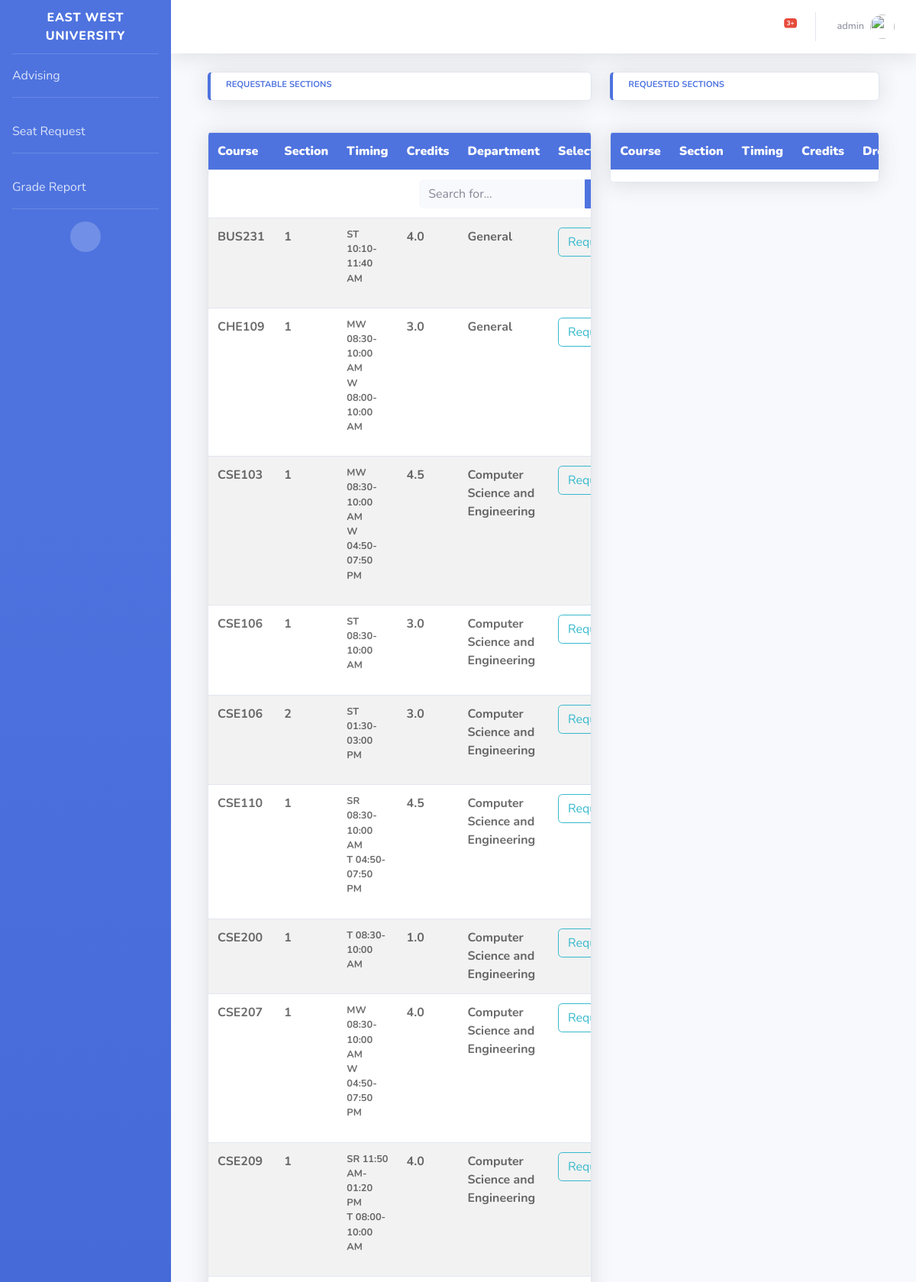
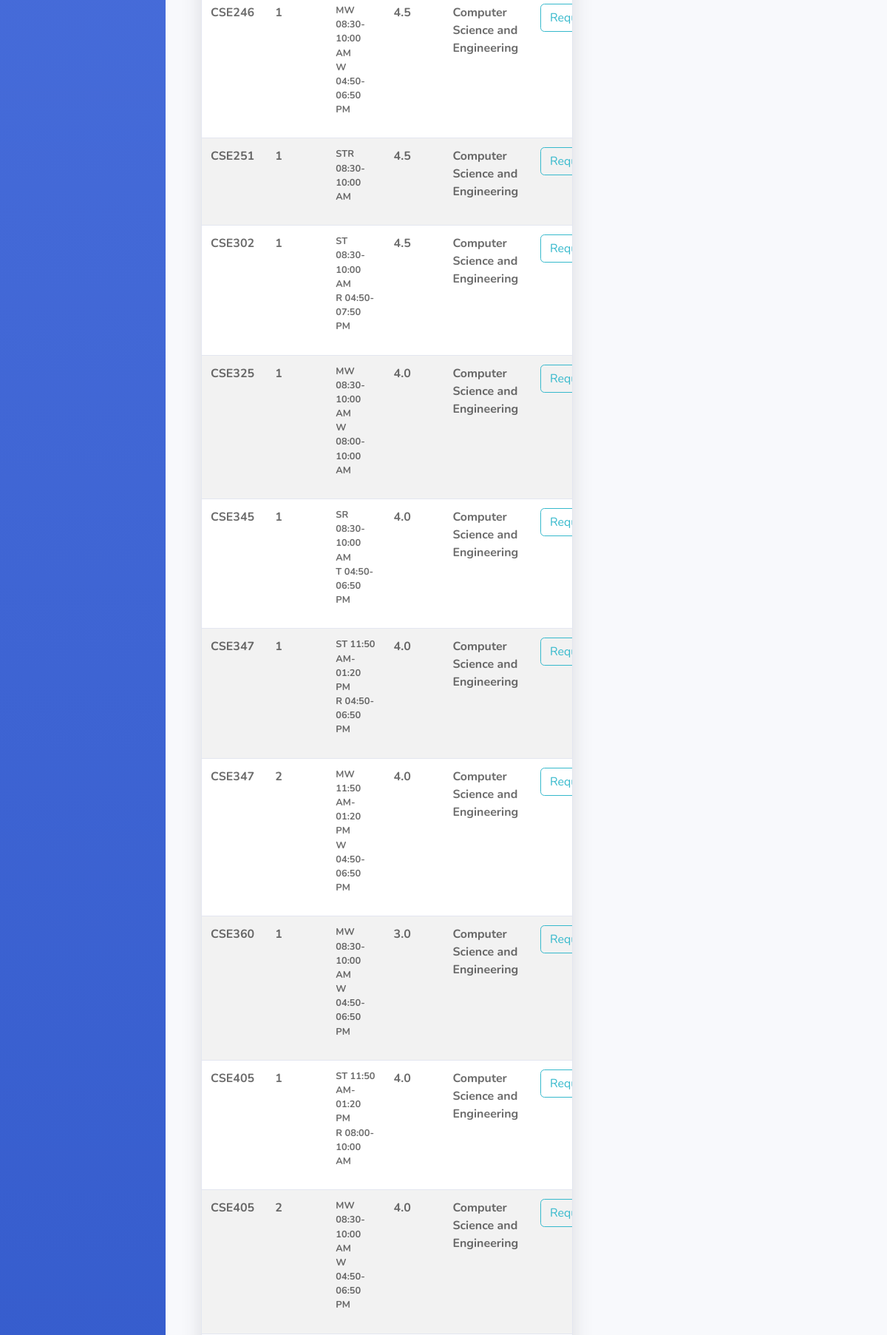
/request-section/ (signed in, upper part), run on the app's committed database (2 pictures, top to bottom).
### advising_portal/models.py (models this page shows)
class Student(models.Model):
    student_id = models.CharField(max_length=100, primary_key=True)
    name = models.CharField(max_length=30)
    advisor = models.ForeignKey(Faculty, on_delete=models.SET_NULL, null=True)
    username = models.OneToOneField(User, on_delete=models.SET_NULL, null=True)

class Course(models.Model):
    course_id = models.CharField(max_length=100, primary_key=True)
    course_code = models.CharField(max_length=10)
    course_title = models.TextField()
    department = models.ForeignKey(Department, on_delete=models.SET_NULL, null=True)
    prerequisite_course = models.ForeignKey('self', on_delete=models.SET_NULL, null=True)
    credit = models.FloatField()
    created_at = models.DateTimeField(default=timezone.now)
    created_by = models.ForeignKey(User, on_delete=models.SET_NULL, null=True)

class Department(models.Model):
    department_id = models.CharField(max_length=100, primary_key=True)
    department_name = models.TextField()
    created_at = models.DateTimeField(default=timezone.now)
    created_by = models.ForeignKey(User, on_delete=models.SET_NULL, null=True)

### advising_portal/views.py (the view, shortened to what this page needs)
# urls.py: path('request-section/', views.request_section_list_view, name='student-panel-request-section-list-view'),
@login_required
def request_section_list_view(request):
    if request.method == 'POST':
        form = SectionRequestForm(request.POST)
        if form.is_valid():
            reason = form.cleaned_data.get('reason')
            section_id = form.cleaned_data.get('section')
            request_section(request=request, section_id=section_id, reason=reason)
    else:
        form = SectionRequestForm()
    student = Student.objects.get(username_id=request.user)
    sections = Section.objects.exclude(
        section_id__in=CoursesTaken.objects.filter(
            student=student,
            semester_id__in=Semester.objects.filter(
                advising_status=False
            ).values('semester_id').all()
        ).values('section_id').all()
    ).order_by('course__course_code')
    sections = list(sections)
    view_data = []
    for section in sections:
        formatted_data = {
            'section_id': section.section_id,
            'section_no': section.section_no,
            'section_capacity': section.section_capacity,
            'total_students': section.total_students,
            'department_name': section.course.department.department_name,
            'instructor_id': section.instructor.name,
            'course_id': section.course.course_code,
            'credit': section.course.credit,
            'routine_id': format_routine(section.routine_id)
        }
        view_data.append(formatted_data)
    student_id = Student.objects.get(username_id=request.user).pk
    current_semester_id = Semester.objects.get(advising_status=True).pk
    sections_requested = SectionsRequested.objects.filter(
        student_id=student_id,
        semester_id=current_semester_id
    ).all()
    view_selected_courses_data = []
    context = {
        'sections': view_data,
        'selected_courses': view_selected_courses_data,
        'portal_type': 'section_request',
        'form': form
    }
    return render(request, 'advising_portal/portal.html', context)

### advising_portal/forms.py
class SectionRequestForm(forms.Form):
    reason = forms.CharField(label='reason', max_length=500, widget=forms.Textarea)
    section = forms.CharField(label='section', widget=forms.HiddenInput())

### advising_portal/models.py (called while the page is built)
    def __str__(self):
        time_visual_format = f'{self.day} {self.start_time.strftime("%I:%M %p")}-{self.end_time.strftime("%I:%M %p")}'
        if time_visual_format[8:10] == time_visual_format[17:19]:
            time_visual_format = time_visual_format[:7] + time_visual_format[10:19]
        return time_visual_format

### advising_portal/views.py (called while the page is built)
def format_routine(routine_id):
    get_time_slots = Routine.objects.filter(
        routine_slot_id=routine_id
    ).values('time_slot_id').distinct()
    routines = {}
    for routine in get_time_slots:
        time_slot = TimeSlot.objects.get(time_slot_id=routine['time_slot_id'])
        time_part = str(time_slot)[2:]
        day_part = str(time_slot)[0]
        if time_part not in routines:
            routines[time_part] = day_part
        else:
            routines[time_part] += day_part
    routine_str = ''
    for time, day in routines.items():
        routine_str += f'{day} {time} \n'
    return routine_str

### advising_portal/templates/advising_portal/portal.html (shortened to what this page needs)
{% extends "advising_portal/student_base.html" %}
{% load crispy_forms_tags %}
{% block content %}
    <div class="container-fluid">
        <div class="row">
            <div class="col-7">
                <div class="btn-self-design">
                    {% if portal_type == 'section_request' %}
                        <div class="card border-left-primary shadow py-2 custom-selection-card-design">
                            <div class="card-body">
                                <div class="row no-gutters align-items-center">
                                    <div class="text-xs font-weight-bold text-primary text-uppercase mb-1">
                                        Requestable Sections
                                    </div>
                                </div>
                            </div>
                        </div>
                    {% endif %}
                </div>
                <div class="table-responsive card shadow custom-left-table-align">
                    <table id="myTable" class="table table-striped">
                        <tbody>
                        <tr>
                            <th class="col-md-1"><b>Course</b></th>
                            <th class="col-md-1"><b>Section</b></th>
                            <th class="col-md-1"><b>Timing</b></th>
                            <th class="col-md-1"><b>Credits</b></th>
                            <th class="col-md-1"><b>Department</b></th>
                            <th class="col-md-1"><b>Select</b></th>
                        </tr>
                        <tr>
                            <td colspan="7" align="right">
                                <form
                                        class="d-none d-sm-inline-block form-inline mr-auto ml-md-3 my-2 my-md-0 mw-100 navbar-search">
                                    <div class="input-group custom-search-align">
                                        <input type="text" id="myInput" onkeyup="myFunction()"
                                               class="form-control bg-light border-0 small" placeholder="Search for..."
                                               aria-label="Search" aria-describedby="basic-addon2">
                                        <div class="input-group-append">
                                            <button class="btn btn-primary" type="button">
                                            </button>
                                        </div>
                                    </div>
                                </form>
                            </td>
                        </tr>
                        {% for section in sections %}
                            <tr>
                                <td class="col-md-1">{{ section.course_id }}</td>
                                <td class="col-md-1">{{ section.section_no }}</td>
                                <td class="col-md-1"><small>{{ section.routine_id|linebreaks }}</small></td>
                                <td class="col-md-1">{{ section.credit }}</td>
                                <td class="col-md-1">{{ section.department_name }}</td>
                                <td class="col-md-1">
                                    {% if portal_type == 'section_request' or section.total_students == section.section_capacity %}
                                        <button class="btn btn-outline-info" type="submit" data-toggle="modal"
                                                data-target="#{{ section.section_id }}">
                                            Request
                                        </button>
                                    {% else %}
                                        <button class="btn btn-outline-primary font-weight-bold" type="submit"
                                                onclick="location.href='{% url 'student-panel-select-course' section.section_id %}'">
                                            Select
                                        </button>
                                    {% endif %}
                                </td>
                            </tr>
                        {% endfor %}
                        </tbody>
                    </table>
                </div>
            </div>
            <div class="col-5">
                <div class="card border-left-primary shadow py-2 custom-selection-card-design">
                    <div class="card-body">
                        <div class="row no-gutters align-items-center">
                            <div class="text-xs font-weight-bold text-primary text-uppercase mb-1">
                                {% if portal_type == 'section_request' %}
                                    Requested Sections
                                {% else %}
                                    Selected Courses
                                {% endif %}
                            </div>
                        </div>
                    </div>
                </div>
                <div class="table-responsive card shadow right-table-align">
                    <table class="table table-striped">
                        <tbody>
                        <tr>
                            <th class="col-md-1"><b>Course</b></th>
                            <th class="col-md-2"><b>Section</b></th>
                            <th class="col-md-3"><b>Timing</b></th>
                            <th class="col-md-3"><b>Credits</b></th>
                            <th class="col-md-3"><b>Drop</b></th>
                        </tr>
                        </tbody>
                    </table>
                </div>
            </div>
        </div>
    </div>
{% endblock content %}

### advising_portal/templates/advising_portal/student_base.html (shortened to what this page needs)
{% load static %}
<!DOCTYPE html>
<html lang="en">
<head>
    <link href="{% static 'advising_portal/vendor/fontawesome-free/css/all.min.css' %}" rel="stylesheet" type="text/css">
    <link href="{% static 'advising_portal/css/sb-admin-2.min.css' %}" rel="stylesheet">
    <link href="{% static 'advising_portal/css/my_css.css' %}" rel="stylesheet">
</head>
<body id="page-top">
    <div id="wrapper">
        <ul class="navbar-nav bg-gradient-primary sidebar sidebar-dark accordion" id="accordionSidebar">
            <a class="sidebar-brand d-flex align-items-center justify-content-center" href="{% url 'student-panel-home' %}">
                <div class="sidebar-brand-text mx-3">East West University</div>
            </a>
            <hr class="sidebar-divider my-0">
            <li class="nav-item">
                <a class="nav-link" href="{% url 'student-panel-portal' 'recommended' %}">
                    Advising
                </a>
            </li>
            <hr class="sidebar-divider">
            <li class="nav-item">
                <a class="nav-link" href="{% url 'student-panel-request-section-list-view' %}">
                    Seat Request
                </a>
            </li>
            <hr class="sidebar-divider">
            <li class="nav-item">
                <a class="nav-link" href="{% url 'student-panel-grade-report' %}">
                    Grade Report
                </a>
            </li>
            <hr class="sidebar-divider d-none d-md-block">
            <div class="text-center d-none d-md-inline">
                <button class="rounded-circle border-0" id="sidebarToggle"></button>
            </div>
        </ul>
        <div id="content-wrapper" class="d-flex flex-column">
            <div id="content">
                <nav class="navbar navbar-expand navbar-light bg-white topbar mb-4 static-top shadow">
                    <ul class="navbar-nav ml-auto">
                        <li class="nav-item dropdown no-arrow mx-1">
                            <a class="nav-link dropdown-toggle" href="#" id="alertsDropdown" role="button"
                                data-toggle="dropdown" aria-haspopup="true" aria-expanded="false">
                                <i class="fas fa-bell fa-fw"></i>
                                <span class="badge badge-danger badge-counter">3+</span>
                            </a>
                        </li>
                        <li class="nav-item dropdown no-arrow">
                            <a class="nav-link dropdown-toggle" href="#" id="userDropdown" role="button"
                                data-toggle="dropdown" aria-haspopup="true" aria-expanded="false">
                                <span class="mr-2 d-none d-lg-inline text-gray-600 small">{{ user.student.name }}</span>
                                <img class="img-profile rounded-circle"
                                    src="{% static 'advising_portal/img/undraw_profile.svg' %}">
                            </a>
                        </li>
                    </ul>
                </nav>
                <div class="container-fluid">
                    {% block content %}{% endblock %}
                </div>
            </div>
        </div>
    </div>
</body>
</html>

### advising_portal/static/advising_portal/css/my_css.css (style rules this page uses)
.custom-selection-card-design { height: 38px; justify-content: end; font-size: 1rem; }
.custom-search-align { padding-right: 13px; }
.custom-left-table-align { margin-top: 40px; }
.right-table-align { margin-top: 40px; }
.custom-left-table-align th { background-color: #4e73df; color: #ffffff; }
.custom-left-table-align td { color: rgba(0, 0, 0, 0.58); font-weight: bold; }
.custom-left-table-align td small { color: rgba(0, 0, 0, 0.58); font-weight: bold; }
.right-table-align th { background-color: #4e73df; color: #ffffff; }

### data on the page
Course: course_id "BUS231", credit "4.0"
Department: department_name "General" "General"
Course: course_id "CHE109", credit "3.0"
Course: course_id "CSE103", credit "4.5"
Department: department_name "Computer Science and Engineering" "Computer Science and Engineering" "Computer Science and Engineering" "Computer Science and Engineering" "Computer Science and Engineering" "Computer Science and Engineering" "Computer Science and Engineering" "Computer Science and Engineering" "Computer Science and Engineering" "Computer Science and Engineering" "Computer Science and Engineering" "Computer Science and Engineering" "Computer Science and Engineering" "Computer Science and Engineering" "Computer Science and Engineering" "Computer Science and Engineering" "Computer Science and Engineering"
Course: course_id "CSE106" "CSE106", credit "3.0" "3.0"
Course: course_id "CSE110", credit "4.5"
Course: course_id "CSE200", credit "1.0"
Course: course_id "CSE207", credit "4.0"
Course: course_id "CSE209", credit "4.0"
Course: course_id "CSE246", credit "4.5"
Course: course_id "CSE251", credit "4.5"
Course: course_id "CSE302", credit "4.5"
Course: course_id "CSE325", credit "4.0"
Course: course_id "CSE345", credit "4.0"
Course: course_id "CSE347" "CSE347", credit "4.0" "4.0"
Course: course_id "CSE360", credit "3.0"
Course: course_id "CSE405" "CSE405", credit "4.0" "4.0"

### other printed values
{{ user.student.name }} "admin"
{{ section.section_no }} "1" "1" "1" "1" "2" "1" "1" "1" "1" "1" "1" "1" "1" "1" "1" "2" "1" "1" "2"
{{ section.routine_id|linebreaks }} "ST 10:10-11:40 AM" "MW 08:30-10:00 AM W 08:00-10:00 AM" "MW 08:30-10:00 AM W 04:50-07:50 PM" "ST 08:30-10:00 AM" "ST 01:30-03:00 PM" "SR 08:30-10:00 AM T 04:50-07:50 PM" "T 08:30-10:00 AM" "MW 08:30-10:00 AM W 04:50-07:50 PM" "SR 11:50 AM-01:20 PM T 08:00-10:00 AM" "MW 08:30-10:00 AM W 04:50-06:50 PM" "STR 08:30-10:00 AM" "ST 08:30-10:00 AM R 04:50-07:50 PM" "MW 08:30-10:00 AM W 08:00-10:00 AM" "SR 08:30-10:00 AM T 04:50-06:50 PM" "ST 11:50 AM-01:20 PM R 04:50-06:50 PM" "MW 11:50 AM-01:20 PM W 04:50-06:50 PM" "MW 08:30-10:00 AM W 04:50-06:50 PM" "ST 11:50 AM-01:20 PM R 08:00-10:00 AM" "MW 08:30-10:00 AM W 04:50-06:50 PM"
